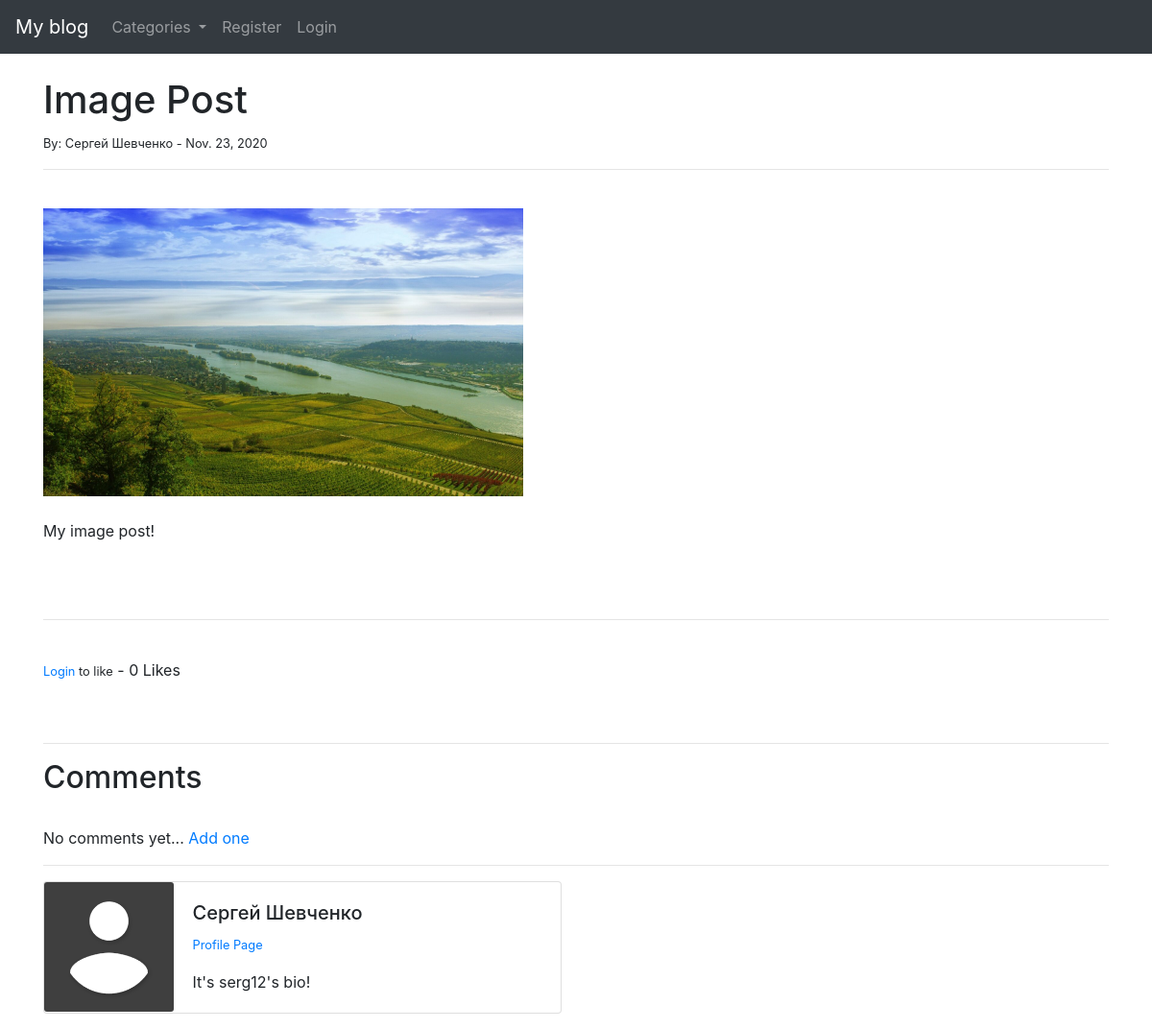
Screenshot of /article/8 with the database file from the repository.
### theblog/models.py (models this page shows, shortened)
class Post(models.Model):
    title = models.CharField(max_length=255)
    header_image = models.ImageField(null=True, blank=True, upload_to="images/")
    title_tag = models.CharField(max_length=255, default="My blog")
    author = models.ForeignKey(User, on_delete=models.CASCADE)
    body = RichTextField(blank=True, null=True)
    post_date = models.DateField(auto_now_add=True)
    category = models.CharField(max_length=255, default='coding')
    snippet = models.CharField(max_length=255)
    likes = models.ManyToManyField(User, related_name='blog_posts')
    def total_likes(self):
        return self.likes.count()

class Profile(models.Model):
    user = models.OneToOneField(User, null=True, on_delete=models.CASCADE)
    bio = models.TextField()
    profile_pic = models.ImageField(null=True, blank=True, upload_to="images/profile/")
    website_url = models.CharField(max_length=255, null=True, blank=True)
    facebook_url = models.CharField(max_length=255, null=True, blank=True)
    twitter_url = models.CharField(max_length=255, null=True, blank=True)
    instagram_url = models.CharField(max_length=255, null=True, blank=True)
    pinterest_url = models.CharField(max_length=255, null=True, blank=True)

### theblog/views.py (the view)
# urls.py: path('article/<int:pk>', ArticleDetailView.as_view(), name='article_detail'),
class ArticleDetailView(DetailView):
    model = Post
    template_name = 'article_detail.html'
    def get_context_data(self, *args, **kwargs):
        cat_menu = Category.objects.all()
        context = super(ArticleDetailView, self).get_context_data(*args, **kwargs)
        stuff = get_object_or_404(Post, id=self.kwargs['pk'])
        total_likes = stuff.total_likes()
        liked = False
        if stuff.likes.filter(id=self.request.user.id).exists():
            liked = True
        context['cat_menu'] = cat_menu
        context['total_likes'] = total_likes
        context['liked'] = liked
        return context

### theblog/models.py (called while the page is built)
    def __str__(self):
        return self.name

### theblog/templates/article_detail.html (shortened to what this page needs)
{% extends 'base.html'  %}
{% load static %}
{% block content %}
    <h1>{{ post.title }}</h1>
    <small>By:
        {{ post.author.first_name }}
        {{ post.author.last_name }} -
        {{ post.post_date }}
    </small><br/>
    <hr>
    <br/>
    {% if post.header_image %}
        <img src="{{ post.header_image.url }}" style="height: 300px; width: 500px;">
    {% endif %}
    <br/><br/>
    {{ post.body|safe }}
    <br/><br/>
    <hr>
    <br/>
    <form action="{% url 'like_post' post.pk %}" method="POST">
        {% if user.is_authenticated %}
            {% if liked %}
                <button type='submit', name='post_id', value="{{ post.id }}", class='btn btn-danger btn-sm'>Unlike</button>
            {% else %}
                <button type='submit', name='post_id', value="{{ post.id }}", class='btn btn-primary btn-sm'>Like</button>
            {% endif %}
        {% else %}
            <small><a href="{% url 'login' %}">Login</a> to like</small>
        {% endif %}
            - {{ total_likes }} Likes
    </form>
    <br/><br/>
    <hr>
    <h2>Comments</h2>
    <br/>
    {% if not post.comments.all %}
        No comments yet...<a href='#'>
            Add one</a>
    {% endif %}
    <br/>
    <hr>
    <div class="card mb-3" style="max-width: 540px;">
        <div class="row no-gutters">
          <div class="col-md-3">
            {% if post.author.profile.profile_pic %}
                <img src="{{ post.author.profile.profile_pic.url }}" class="card-img">
            {% else %}
                <img src="{% static 'theblog/images/default_profile_picture.png' %}" class="card-img">
            {% endif %}
          </div>
          <div class="col-md-9">
            <div class="card-body">
              <h5 class="card-title">{{ post.author.first_name }} {{ post.author.last_name }}</h5>
              <p class="small text-muted">
                <a href="{% url 'show_profile_page' post.author.profile.id %}">Profile Page</a>
              </p>
              <p class="card-text">{{ post.author.profile.bio }}</p>
            </div>
          </div>
        </div>
    </div>
{% endblock %}

### rows the page displays
Post: title "Image Post", author.first_name "Сергей", author.last_name "Шевченко", post_date "Nov. 23, 2020", header_image (picture), body "My image post!", author.profile.bio "It's serg12's bio!"

### other values shown
{{ total_likes }} "0"
